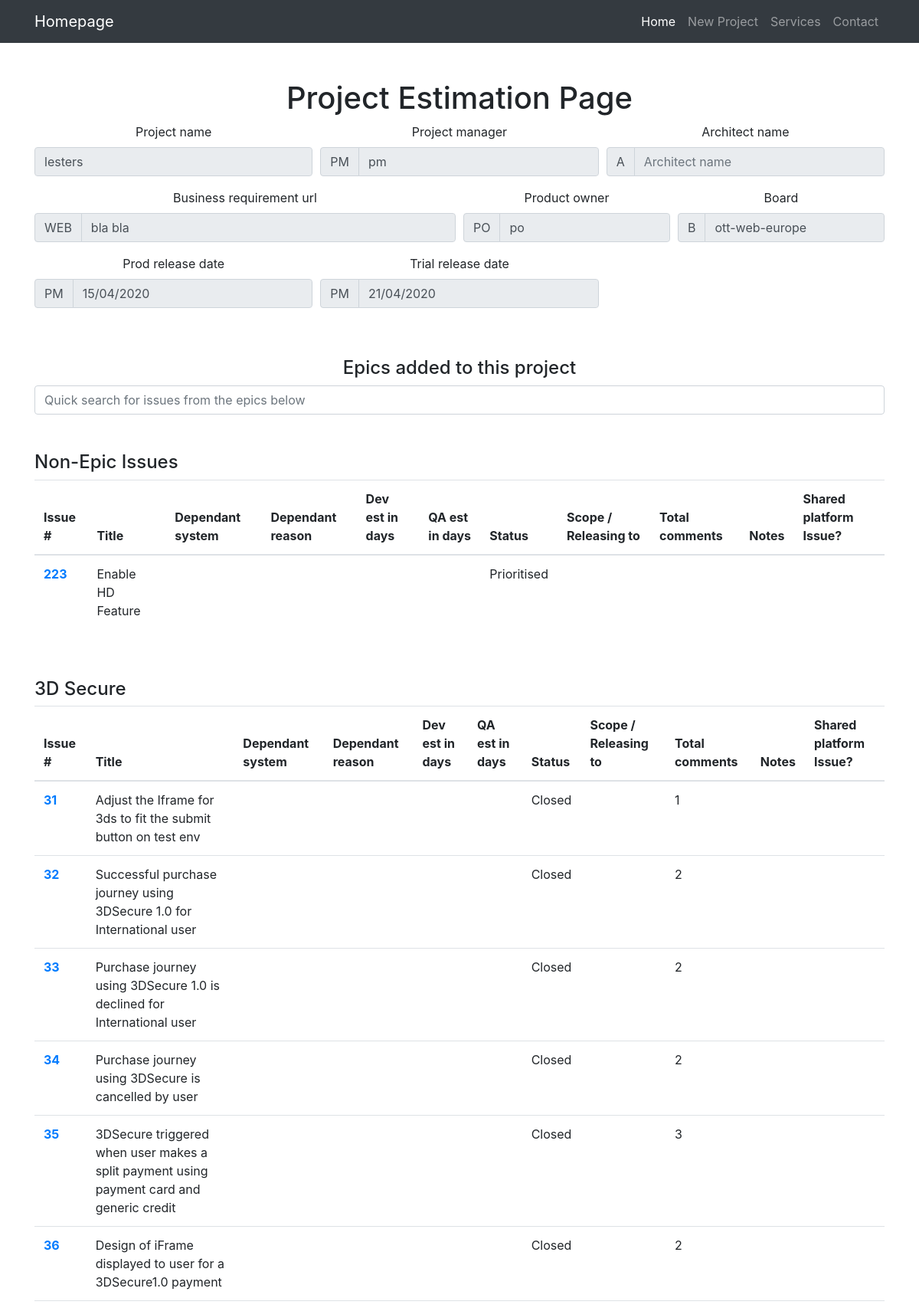
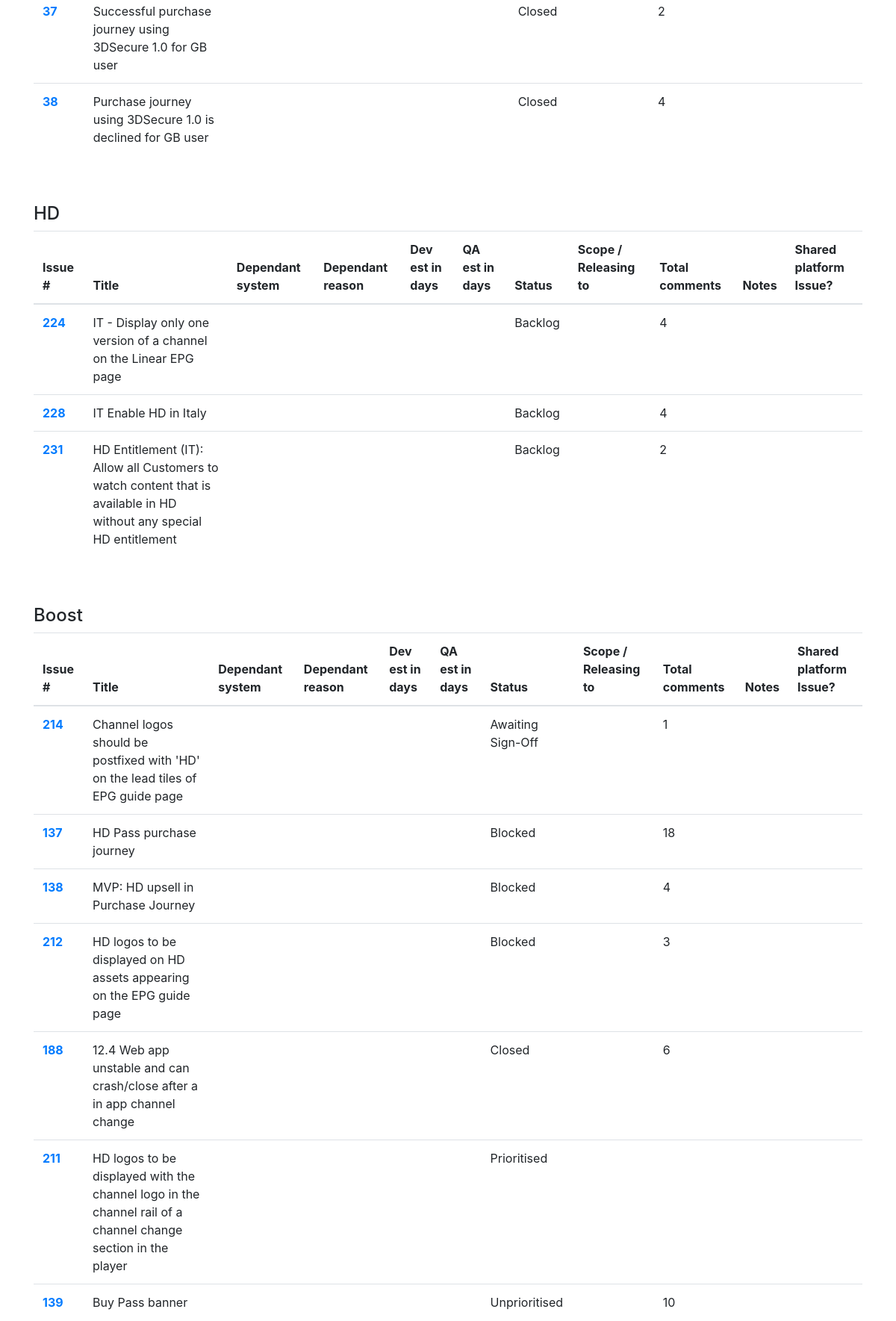
Page /projectEpicsAndTickets/18 (upper part) on the committed database (2 pictures, top to bottom).
### tables this page shows
CREATE TABLE "projects" (
	"projectId"	INTEGER NOT NULL PRIMARY KEY AUTOINCREMENT UNIQUE,
	"projectCreateduserId"	INTEGER NOT NULL,
	"projectName"	TEXT NOT NULL UNIQUE,
	"boardName"	TEXT NOT NULL,
	"businessReqUrl"	TEXT,
	"projectManager"	TEXT,
	"architect"	TEXT,
	"productOwner"	TEXT,
	"trialDate"	TEXT,
	"releaseDate"	TEXT
);

CREATE TABLE "tickets" (
	"ticketId"	INTEGER NOT NULL PRIMARY KEY AUTOINCREMENT UNIQUE,
	"boardName"	TEXT,
	"issueNumber"	INTEGER,
	"dependantSystem"	TEXT,
	"dependantReason"	BLOB,
	"devEstimateInDays"	INTEGER,
	"qaEstimateInDays"	INTEGER,
	"proposedReleaseDropTo"	TEXT,
	"totalComments"	INTEGER,
	"notes"	BLOB,
	"sharedPlatformIssue"	INTEGER
);

CREATE TABLE "issues" (
	"issueNumber"	INTEGER NOT NULL,
	"boardName"	TEXT NOT NULL,
	"title"	TEXT,
	"issueStatus"	TEXT,
	"issueLink"	TEXT
);

CREATE TABLE "epics" (
	"epicId"	INTEGER NOT NULL,
	"epicName"	TEXT,
	"boardName"	TEXT NOT NULL
);

### views.py (the view)
@views_routes.route('/projectEpicsAndTickets/<int:project_id>')
def projectEpicsAndTickets(project_id):
    project = None
    epics = None
    peat = None
    if projectsModel.get_project_with_id(project_id)["projects"] != []:
        project = projectsModel.get_project_with_id(project_id)["projects"][0]
    if epicsModel.get_epics()["epics"] != []:
        epics = epicsModel.get_epics()["epics"]
    peat = peatm.get_epics_and_issues_with_project_id(project_id)["projectEpicsIssues"]
    return render_template("projectEpicsAndTickets.html", project=project, epics=epics, peats=peat)

### db.py (called while the page is built)
def get_db():
    top = _app_ctx_stack.top
    if not hasattr(top, 'sqlite_db'):
        top.sqlite_db = sqlite3.connect(DATABASE)
    return top.sqlite_db

def select_all_from_table(table_name):
    query = "SELECT * FROM %s" %(table_name)
    database = get_db()
    rv = database.execute(query)
    res = rv.fetchall()
    rv.close()
    return res

def with_query(query):
    database = get_db()
    rv = database.execute(query)
    res = rv.fetchall()
    rv.close()
    return res

### epicsIssuesModel.py (called while the page is built)
def get_epic_issues(board_name, epic_number):
    query = "SELECT * from epicsIssues where epicId=%s AND boardName='%s'" %(epic_number, board_name)
    all_epics_issues = db.with_query(query)
    return loop_all_epics_issues(all_epics_issues)

def loop_all_epics_issues(all_epics_issues):
    array_epics_issues = {'epicsIssues':[]}
    for epics_issue in all_epics_issues:
        array_epics_issues["epicsIssues"].append({
            "epicsIssueId": epics_issue[0],
            "epicId": epics_issue[1],
            "issueNumber": epics_issue[2],
            "boardName": epics_issue[3]
        })
    return array_epics_issues

### epicsModel.py (called while the page is built)
def get_epics():
    all_epics = db.select_all_from_table("epics")
    return loop_all_epics(all_epics)

def loop_all_epics(all_epics):
    array_epics = {'epics':[]}
    for epic in all_epics:
        array_epics["epics"].append({"epicId": epic[0], "epicName": epic[1]})
    return array_epics

def get_epic(epicId):
    query = "SELECT * from epics where epicId=%s LIMIT 1" %(epicId)
    all_epics = db.with_query(query)
    return loop_all_epics(all_epics)

### projectsModel.py (called while the page is built)
def get_project_with_id(projectId):
    query = "SELECT * from projects where projectId=%s LIMIT 1" %(projectId)
    project = db.with_query(query)
    return loop_all_projects(project)

def loop_all_projects(all_projects):
    array_projects = {'projects':[]}
    for project in all_projects:
        array_projects["projects"].append({
            "projectId": project[0],
            "projectCreateduserId": project[1],
            "projectName": project[2],
            "boardName": project[3],
            "businessReqUrl": project[4],
            "projectManager": project[5],
            "architect": project[6],
            "productOwner": project[7],
            "trialDate": project[8],
            "releaseDate": project[9]
        })
    return array_projects

### templates/projectEpicsAndTickets.html (shortened to what this page needs)
{% extends "bootstrap/base.html" %}
{% block content %}
<div class="row">
    <div class="col-lg-12 text-center">
        {% if project %}
        <h1 class="mt-5">Project Estimation Page</h1>
        <div class="form-row">
            <div class="col-md-4 mb-3">
                <label for="projectName">Project name</label>
                <input type="text" disabled value='{{ project.projectName|default("", true) }}' class="form-control" autocomplete="off" id="projectName" name="projectName" placeholder="Project name">
            </div>
            <div class="col-md-4 mb-3">
                <label for="projectManager">Project manager</label>
                <div class="input-group">
                    <div class="input-group-prepend">
                        <span class="input-group-text" id="inputGroupPrepend">PM</span>
                    </div>
                    <input type="text" disabled value='{{ project.projectManager|default("", true) }}' class="form-control" autocomplete="off" id="projectManager" name="projectManager" placeholder="Project manager">
                </div>
            </div>
            <div class="col-md-4 mb-3">
                <label for="architectName">Architect name</label>
                <div class="input-group">
                    <div class="input-group-prepend">
                        <span class="input-group-text" id="inputGroupPrepend">A</span>
                    </div>
                    <input type="text" disabled value='{{ project.architectName|default("", true) }}' class="form-control" autocomplete="off" id="architectName" name="architectName" placeholder="Architect name" aria-describedby="inputGroupPrepend">
                </div>
            </div>
        </div>
        <div class="form-row">
            <div class="col-md-6 mb-3">
                <label for="businessReqUrl">Business requirement url</label>
                <div class="input-group">
                    <div class="input-group-prepend">
                        <span class="input-group-text" id="inputGroupPrepend">WEB</span>
                    </div>
                    <input type="text" disabled value='{{ project.businessReqUrl|default("", true) }}' class="form-control" autocomplete="off" id="businessReqUrl" name="businessReqUrl" placeholder="Business requirement url">
                </div>
            </div>
            <div class="col-md-3 mb-3">
                <label for="productOwner">Product owner</label>
                <div class="input-group">
                    <div class="input-group-prepend">
                        <span class="input-group-text" id="inputGroupPrepend">PO</span>
                    </div>
                    <input type="text" disabled value='{{ project.productOwner|default("", true) }}' class="form-control" autocomplete="off" id="productOwner" name="productOwner" placeholder="Product owner">
                </div>
            </div>
            <div class="col-md-3 mb-3">
                <label for="boardName">Board</label>
                <div class="input-group">
                    <div class="input-group-prepend">
                        <span class="input-group-text" id="inputGroupPrepend">B</span>
                    </div>
                    <input type="text" disabled value='{{ project.boardName|default("", true) }}' autocomplete="off" class="form-control" id="boardName" name="boardName">
                </div>
            </div>
        </div>
        <div class="form-row">
            <div class="col-md-4 mb-3">
                <label for="releaseDate">Prod release date</label>
                <div class="input-group">
                    <div class="input-group-prepend">
                        <span class="input-group-text" id="inputGroupPrepend">PM</span>
                    </div>
                    <input type="text" disabled value='{{ project.releaseDate|default("", true) }}' autocomplete="off" class="form-control" id="releaseDate" name="releaseDate">
                </div>
            </div>
            <div class="col-md-4 mb-3">
                <label for="trialDate">Trial release date</label>
                <div class="input-group">
                    <div class="input-group-prepend">
                        <span class="input-group-text" id="inputGroupPrepend">PM</span>
                    </div>
                    <input type="text" disabled value='{{ project.trialDate|default("", true) }}' autocomplete="off" class="form-control" id="trialDate" name="trialDate">
                </div>
            </div>
            <div class="col-md-2 mb-3"></div>
            <div class="col-md-2 mb-3">
                <label>&nbsp;</label>
            </div>
        </div>
        {% if peats|length > 0 %}
        <div class="row text-left">
            <div class="col">
                <h4 class="mt-5 text-center">Epics added to this project</h4>
                <input type="text" autocomplete="off" class="form-control" id="searchInputField" name="searchInputField" placeholder="Quick search for issues from the epics below">
            </div>
        </div>
        {% endif %}
        {% for peat in peats %}
        {% if peat.allTickets|length > 0 %}
        <div class="row text-left">
            <div class="col">
                <h4 class="mt-5">{{ peat.epicName }}</h4>
                <table class="table">
                    <thead>
                        <tr>
                            <th scope="col">Issue #</th>
                            <th scope="col">Title</th>
                            <th scope="col">Dependant system</th>
                            <th scope="col">Dependant reason</th>
                            <th scope="col">Dev est in days</th>
                            <th scope="col">QA est in days</th>
                            <th scope="col">Status</th>
                            <th scope="col">Scope / Releasing to</th>
                            <th scope="col">Total comments</th>
                            <th scope="col">Notes</th>
                            <th scope="col">Shared platform Issue?</th>
                        </tr>
                    </thead>
                    <tbody>
                        {% for ticket in peat.allTickets|sort(attribute='issueStatus') %}
                        <tr>
                            <th scope="row"><a href='{{ ticket.issueLink|default("", true) }}' target="_blank">{{ticket.issueNumber|default("", true)}}</a></th>
                            <td>{{ticket.title|default("", true)}}</td>
                            <td>{{ticket.dependantSystem|default("", true)}}</td>
                            <td>{{ticket.dependantReason|default("", true)}}</td>
                            <td>{{ticket.devEstimateInDays|default("", true)}}</td>
                            <td>{{ticket.qaEstimateInDays|default("", true)}}</td>
                            <td>{{ticket.issueStatus|default("", true)}}</td>
                            <td>{{ticket.proposedReleaseDropTo|default("", true)}}</td>
                            <td>{{ticket.totalComments|default("", true)}}</td>
                            <td>{{ticket.notes|default("", true)}}</td>
                            <td>{{ticket.sharedPlatformIssue|default("", true)}}</td>
                        </tr>
                        {% endfor %}
                    </tbody>
                </table>
            </div>
        </div>
        {% endif %}
        {% endfor %}
        {% endif %}
    </div>
</div>
{% endblock %}

### templates/bootstrap/base.html (shortened to what this page needs)
<!doctype html>
<html lang="en">
<head>
    <link rel="stylesheet" href="{{ url_for('static', filename='css/bootstrap.min.css') }}">
    <link rel="stylesheet" href="{{ url_for('static', filename='css/daterangepicker.css') }}">
    <link rel="stylesheet" href="{{ url_for('static', filename='css/custom.css') }}">
</head>
<body>
    {% include 'bootstrap/navbar.html' %}
    <div class='container'>
        {% block content %}{% endblock %}
    </div>
</body>
</html>

### templates/bootstrap/navbar.html (shortened to what this page needs)
<nav class="navbar navbar-expand-lg navbar-dark bg-dark static-top">
  <div class="container">
    <a class="navbar-brand" href="#">Homepage</a>
    <div class="collapse navbar-collapse" id="navbarResponsive">
      <ul class="navbar-nav ml-auto">
        <li class="nav-item active">
          <a class="nav-link" href="#">Home
          </a>
        </li>
        <li class="nav-item">
          <a class="nav-link" href="/project">New Project</a>
        </li>
        <li class="nav-item">
          <a class="nav-link" href="#">Services</a>
        </li>
        <li class="nav-item">
          <a class="nav-link" href="#">Contact</a>
        </li>
      </ul>
    </div>
  </div>
</nav>

### rows in the picture
projects: projectName "lesters", projectManager "pm", businessReqUrl "bla bla", productOwner "po", boardName "ott-web-europe", releaseDate "15/04/2020", trialDate "21/04/2020"
tickets: issueNumber "223", title "Enable HD Feature", issueStatus "Prioritised"
epics: epicName "3D Secure"
tickets: issueNumber "31", title "Adjust the Iframe for 3ds to fit the submit button on test env", issueStatus "Closed", totalComments "1"
tickets: issueNumber "32", title "Successful purchase journey using 3DSecure 1.0 for International user", issueStatus "Closed", totalComments "2"
tickets: issueNumber "33", title "Purchase journey using 3DSecure 1.0 is declined for International user", issueStatus "Closed", totalComments "2"
tickets: issueNumber "34", title "Purchase journey using 3DSecure is cancelled by user", issueStatus "Closed", totalComments "2"
tickets: issueNumber "35", title "3DSecure triggered when user makes a split payment using payment card and generic credit", issueStatus "Closed", totalComments "3"
tickets: issueNumber "36", title "Design of iFrame displayed to user for a 3DSecure1.0 payment", issueStatus "Closed", totalComments "2"
tickets: issueNumber "37", title "Successful purchase journey using 3DSecure 1.0 for GB user", issueStatus "Closed", totalComments "2"
tickets: issueNumber "38", title "Purchase journey using 3DSecure 1.0 is declined for GB user", issueStatus "Closed", totalComments "4"
epics: epicName "HD"
tickets: issueNumber "224", title "IT - Display only one version of a channel on the Linear EPG page", issueStatus "Backlog", totalComments "4"
tickets: issueNumber "228", title "IT Enable HD in Italy", issueStatus "Backlog", totalComments "4"
tickets: issueNumber "231", title "HD Entitlement (IT): Allow all Customers to watch content that is available in HD without any special HD entitlement", issueStatus "Backlog", totalComments "2"
epics: epicName "Boost"
tickets: issueNumber "214", title "Channel logos should be postfixed with 'HD' on the lead tiles of EPG guide page", issueStatus "Awaiting Sign-Off", totalComments "1"
tickets: issueNumber "137", title "HD Pass purchase journey", issueStatus "Blocked", totalComments "18"
tickets: issueNumber "138", title "MVP: HD upsell in Purchase Journey", issueStatus "Blocked", totalComments "4"
tickets: issueNumber "212", title "HD logos to be displayed on HD assets appearing on the EPG guide page", issueStatus "Blocked", totalComments "3"
tickets: issueNumber "188", title "12.4 Web app unstable and can crash/close after a in app channel change", issueStatus "Closed", totalComments "6"
tickets: issueNumber "211", title "HD logos to be displayed with the channel logo in the channel rail of a channel change section in the player", issueStatus "Prioritised"
tickets: issueNumber "139", title "Buy Pass banner", issueStatus "Unprioritised", totalComments "10"

### other values in the picture
{{ peat.epicName }} "Non-Epic Issues"
